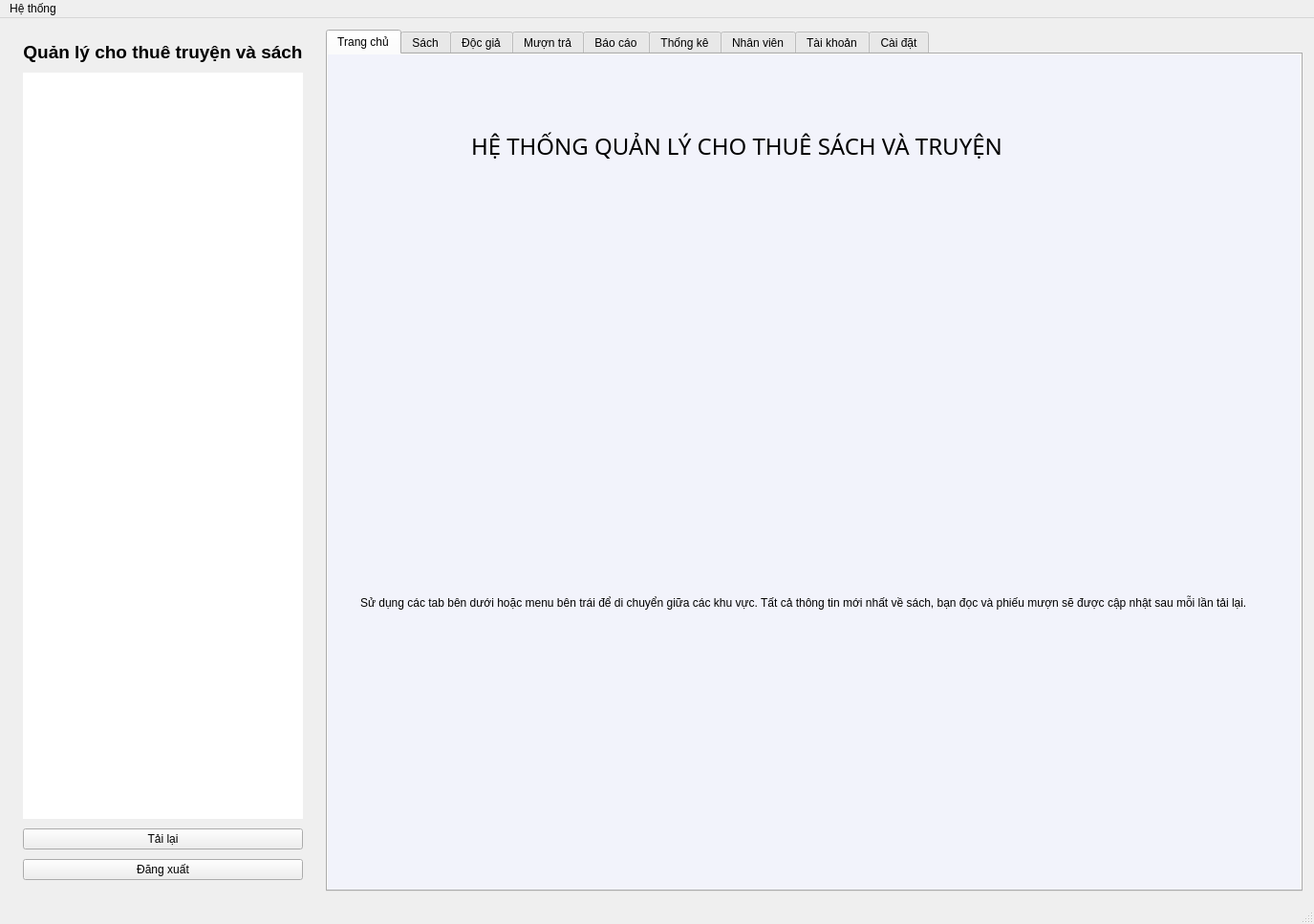
<?xml version="1.0" encoding="UTF-8"?>
<ui version="4.0">
 <class>MainWindow</class>
 <widget class="QMainWindow" name="MainWindow">
  <property name="geometry">
   <rect>
    <x>0</x>
    <y>0</y>
    <width>1375</width>
    <height>967</height>
   </rect>
  </property>
  <property name="minimumSize">
   <size>
    <width>800</width>
    <height>600</height>
   </size>
  </property>
  <property name="windowTitle">
   <string>HỆ THỐNG CHO THUÊ TRUYỆN VÀ SÁCH PBL2</string>
  </property>
  <widget class="QWidget" name="centralwidget">
   <layout class="QHBoxLayout" name="centralLayout">
    <property name="spacing">
     <number>12</number>
    </property>
    <property name="leftMargin">
     <number>12</number>
    </property>
    <property name="topMargin">
     <number>12</number>
    </property>
    <property name="rightMargin">
     <number>12</number>
    </property>
    <property name="bottomMargin">
     <number>12</number>
    </property>
    <item>
     <widget class="QFrame" name="navigationPanel">
      <property name="sizePolicy">
       <sizepolicy hsizetype="Fixed" vsizetype="Expanding">
        <horstretch>0</horstretch>
        <verstretch>0</verstretch>
       </sizepolicy>
      </property>
      <property name="frameShape">
       <enum>QFrame::Shape::NoFrame</enum>
      </property>
      <property name="frameShadow">
       <enum>QFrame::Shadow::Plain</enum>
      </property>
      <layout class="QVBoxLayout" name="navigationLayout">
       <property name="spacing">
        <number>10</number>
       </property>
       <property name="leftMargin">
        <number>12</number>
       </property>
       <property name="topMargin">
        <number>12</number>
       </property>
       <property name="rightMargin">
        <number>12</number>
       </property>
       <property name="bottomMargin">
        <number>12</number>
       </property>
       <item>
        <widget class="QLabel" name="navigationTitle">
         <property name="font">
          <font>
           <pointsize>14</pointsize>
           <bold>true</bold>
          </font>
         </property>
         <property name="text">
          <string>Quản lý cho thuê truyện và sách</string>
         </property>
         <property name="alignment">
          <set>Qt::AlignmentFlag::AlignCenter</set>
         </property>
        </widget>
       </item>
       <item>
        <widget class="QListWidget" name="navigationList">
         <property name="sizePolicy">
          <sizepolicy hsizetype="Preferred" vsizetype="Expanding">
           <horstretch>0</horstretch>
           <verstretch>0</verstretch>
          </sizepolicy>
         </property>
         <property name="minimumSize">
          <size>
           <width>240</width>
           <height>0</height>
          </size>
         </property>
         <property name="maximumSize">
          <size>
           <width>400</width>
           <height>16777215</height>
          </size>
         </property>
         <property name="frameShape">
          <enum>QFrame::Shape::NoFrame</enum>
         </property>
         <property name="frameShadow">
          <enum>QFrame::Shadow::Plain</enum>
         </property>
         <property name="lineWidth">
          <number>0</number>
         </property>
         <property name="verticalScrollBarPolicy">
          <enum>Qt::ScrollBarPolicy::ScrollBarAlwaysOff</enum>
         </property>
         <property name="horizontalScrollBarPolicy">
          <enum>Qt::ScrollBarPolicy::ScrollBarAlwaysOff</enum>
         </property>
         <property name="selectionMode">
          <enum>QAbstractItemView::SelectionMode::SingleSelection</enum>
         </property>
         <property name="selectionBehavior">
          <enum>QAbstractItemView::SelectionBehavior::SelectRows</enum>
         </property>
         <property name="iconSize">
          <size>
           <width>28</width>
           <height>28</height>
          </size>
         </property>
         <property name="textElideMode">
          <enum>Qt::TextElideMode::ElideNone</enum>
         </property>
         <property name="verticalScrollMode">
          <enum>QAbstractItemView::ScrollMode::ScrollPerPixel</enum>
         </property>
         <property name="horizontalScrollMode">
          <enum>QAbstractItemView::ScrollMode::ScrollPerPixel</enum>
         </property>
         <property name="movement">
          <enum>QListView::Movement::Static</enum>
         </property>
         <property name="flow">
          <enum>QListView::Flow::TopToBottom</enum>
         </property>
         <property name="isWrapping" stdset="0">
          <bool>false</bool>
         </property>
         <property name="resizeMode">
          <enum>QListView::ResizeMode::Adjust</enum>
         </property>
         <property name="layoutMode">
          <enum>QListView::LayoutMode::Batched</enum>
         </property>
         <property name="spacing">
          <number>8</number>
         </property>
         <property name="batchSize">
          <number>1000</number>
         </property>
         <property name="wordWrap">
          <bool>true</bool>
         </property>
         <property name="itemAlignment">
          <set>Qt::AlignmentFlag::AlignVCenter</set>
         </property>
        </widget>
       </item>
       <item>
        <widget class="QPushButton" name="refreshButton">
         <property name="sizePolicy">
          <sizepolicy hsizetype="Expanding" vsizetype="Fixed">
           <horstretch>0</horstretch>
           <verstretch>0</verstretch>
          </sizepolicy>
         </property>
         <property name="text">
          <string>Tải lại</string>
         </property>
        </widget>
       </item>
       <item>
        <widget class="QPushButton" name="logoutButton">
         <property name="sizePolicy">
          <sizepolicy hsizetype="Expanding" vsizetype="Fixed">
           <horstretch>0</horstretch>
           <verstretch>0</verstretch>
          </sizepolicy>
         </property>
         <property name="text">
          <string>Đăng xuất</string>
         </property>
        </widget>
       </item>
      </layout>
     </widget>
    </item>
    <item>
     <widget class="QTabWidget" name="tabs">
      <property name="currentIndex">
       <number>0</number>
      </property>
      <widget class="QWidget" name="homeTab">
       <property name="styleSheet">
        <string notr="true">QWidget#homeTab {
    background-color: #090e18ff;
    border-image: url(:/icons/logobook.png) 0 0 0 0 stretch stretch;
    background-image: url(:/icons/logobook.png);
    background-repeat: no-repeat;
    background-position: center;
}</string>
       </property>
       <attribute name="title">
        <string>Trang chủ</string>
       </attribute>
       <widget class="QLabel" name="homeTitleLabel">
        <property name="geometry">
         <rect>
          <x>150</x>
          <y>30</y>
          <width>571</width>
          <height>131</height>
         </rect>
        </property>
        <property name="font">
         <font>
          <family>Academy Engraved LET</family>
          <pointsize>18</pointsize>
          <bold>false</bold>
         </font>
        </property>
        <property name="text">
         <string>HỆ THỐNG QUẢN LÝ CHO THUÊ SÁCH VÀ TRUYỆN</string>
        </property>
       </widget>
       <widget class="QLabel" name="homeHintLabel">
        <property name="geometry">
         <rect>
          <x>34</x>
          <y>483</y>
          <width>931</width>
          <height>181</height>
         </rect>
        </property>
        <property name="text">
         <string>Sử dụng các tab bên dưới hoặc menu bên trái để di chuyển giữa các khu vực. Tất cả thông tin mới nhất về sách, bạn đọc và phiếu mượn sẽ được cập nhật sau mỗi lần tải lại.</string>
        </property>
        <property name="wordWrap">
         <bool>true</bool>
        </property>
       </widget>
      </widget>
      <widget class="QWidget" name="booksTab">
       <property name="styleSheet">
        <string notr="true">QWidget#booksTab {
    background-color: #090e18ff;
    border-image: url(:/icons/logobook.png) 0 0 0 0 stretch stretch;
    background-image: url(:/icons/logobook.png);
    background-repeat: no-repeat;
    background-position: center;
}</string>
       </property>
       <attribute name="title">
        <string>Sách</string>
       </attribute>
       <layout class="QVBoxLayout" name="booksTabLayout">
        <property name="spacing">
         <number>12</number>
        </property>
        <property name="leftMargin">
         <number>18</number>
        </property>
        <property name="topMargin">
         <number>18</number>
        </property>
        <property name="rightMargin">
         <number>18</number>
        </property>
        <property name="bottomMargin">
         <number>18</number>
        </property>
        <item>
         <widget class="QGroupBox" name="booksFilterGroup">
          <property name="title">
           <string>Bộ lọc</string>
          </property>
          <layout class="QVBoxLayout" name="booksFilterLayout">
           <property name="spacing">
            <number>10</number>
           </property>
           <property name="leftMargin">
            <number>18</number>
           </property>
           <property name="topMargin">
            <number>18</number>
           </property>
           <property name="rightMargin">
            <number>18</number>
           </property>
           <property name="bottomMargin">
            <number>18</number>
           </property>
           <item>
            <layout class="QHBoxLayout" name="booksFilterRow">
             <property name="spacing">
              <number>10</number>
             </property>
             <item>
              <widget class="QLineEdit" name="bookSearchEdit">
               <property name="placeholderText">
                <string>Tìm theo tiêu đề, tác giả, thể loại hoặc nhà xuất bản</string>
               </property>
              </widget>
             </item>
             <item>
              <widget class="QComboBox" name="bookStatusFilter"/>
             </item>
             <item>
             <widget class="QPushButton" name="bookFilterButton">
              <property name="text">
               <string>Lọc</string>
              </property>
             </widget>
            </item>
            <item>
             <widget class="QPushButton" name="bookClearButton">
              <property name="text">
               <string>Xóa lọc</string>
              </property>
             </widget>
            </item>
           </layout>
          </item>
         </layout>
        </widget>
        </item>
        <item>
         <widget class="QListWidget" name="booksList"/>
        </item>
        <item>
         <widget class="QGroupBox" name="booksActionsGroup">
          <property name="title">
           <string>Tác vụ</string>
          </property>
          <layout class="QHBoxLayout" name="booksActionsLayout">
           <property name="spacing">
            <number>12</number>
           </property>
           <property name="leftMargin">
            <number>18</number>
           </property>
           <property name="topMargin">
            <number>18</number>
           </property>
           <property name="rightMargin">
            <number>18</number>
           </property>
           <property name="bottomMargin">
            <number>18</number>
           </property>
           <item>
            <widget class="QPushButton" name="addBookButton">
             <property name="text">
              <string>Thêm sách</string>
             </property>
            </widget>
           </item>
           <item>
            <widget class="QPushButton" name="editBookButton">
             <property name="text">
              <string>Cập nhật</string>
             </property>
            </widget>
           </item>
           <item>
            <widget class="QPushButton" name="deleteBookButton">
             <property name="text">
              <string>Xóa sách</string>
             </property>
            </widget>
           </item>
           <item>
            <widget class="QPushButton" name="restockBookButton">
             <property name="text">
              <string>Nhập hàng</string>
             </property>
            </widget>
           </item>
           <item>
            <spacer name="booksActionsSpacer">
             <property name="orientation">
              <enum>Qt::Orientation::Horizontal</enum>
             </property>
             <property name="sizeHint" stdset="0">
              <size>
               <width>40</width>
               <height>20</height>
              </size>
             </property>
            </spacer>
           </item>
          </layout>
         </widget>
        </item>
       </layout>
      </widget>
      <widget class="QWidget" name="readersTab">
       <property name="styleSheet">
        <string notr="true">QWidget#readersTab {
    background-color: #090e18ff;
    border-image: url(:/icons/logobook.png) 0 0 0 0 stretch stretch;
    background-image: url(:/icons/logobook.png);
    background-repeat: no-repeat;
    background-position: center;
}</string>
       </property>
       <attribute name="title">
        <string>Độc giả</string>
       </attribute>
       <layout class="QVBoxLayout" name="readersTabLayout">
        <property name="spacing">
         <number>12</number>
        </property>
        <property name="leftMargin">
         <number>18</number>
        </property>
        <property name="topMargin">
         <number>18</number>
        </property>
        <property name="rightMargin">
         <number>18</number>
        </property>
        <property name="bottomMargin">
         <number>18</number>
        </property>
        <item>
         <widget class="QGroupBox" name="readersFilterGroup">
          <property name="title">
           <string>Bộ lọc</string>
          </property>
          <layout class="QHBoxLayout" name="readersFilterLayout">
           <property name="spacing">
            <number>10</number>
           </property>
           <property name="leftMargin">
            <number>18</number>
           </property>
           <property name="topMargin">
            <number>18</number>
           </property>
           <property name="rightMargin">
            <number>18</number>
           </property>
           <property name="bottomMargin">
            <number>18</number>
           </property>
           <item>
            <widget class="QLineEdit" name="readerSearchEdit">
             <property name="placeholderText">
              <string>Tìm độc giả theo tên, mã độc giả, email hoặc số điện thoại</string>
             </property>
            </widget>
           </item>
           <item>
            <widget class="QComboBox" name="readerStatusFilter"/>
           </item>
           <item>
            <widget class="QPushButton" name="readerFilterButton">
             <property name="text">
              <string>Lọc</string>
             </property>
            </widget>
           </item>
           <item>
            <widget class="QPushButton" name="readerClearButton">
             <property name="text">
              <string>Xóa lọc</string>
             </property>
            </widget>
           </item>
          </layout>
         </widget>
        </item>
        <item>
         <widget class="QListWidget" name="readersList"/>
        </item>
        <item>
         <widget class="QGroupBox" name="readersActionsGroup">
          <property name="title">
           <string>Tác vụ</string>
          </property>
          <layout class="QHBoxLayout" name="readersActionsLayout">
           <property name="spacing">
            <number>12</number>
           </property>
           <property name="leftMargin">
            <number>18</number>
           </property>
           <property name="topMargin">
            <number>18</number>
           </property>
           <property name="rightMargin">
            <number>18</number>
           </property>
           <property name="bottomMargin">
            <number>18</number>
           </property>
           <item>
            <widget class="QPushButton" name="addReaderButton">
             <property name="text">
              <string>Thêm độc giả</string>
             </property>
            </widget>
           </item>
           <item>
            <widget class="QPushButton" name="editReaderButton">
             <property name="text">
              <string>Cập nhật</string>
             </property>
            </widget>
           </item>
           <item>
            <widget class="QPushButton" name="toggleReaderStatusButton">
             <property name="text">
              <string>Tạm khóa / Mở khóa</string>
             </property>
            </widget>
           </item>
           <item>
            <widget class="QPushButton" name="deleteReaderButton">
             <property name="text">
              <string>Xóa</string>
             </property>
            </widget>
           </item>
           <item>
            <spacer name="readersActionsSpacer">
             <property name="orientation">
              <enum>Qt::Orientation::Horizontal</enum>
             </property>
             <property name="sizeHint" stdset="0">
              <size>
               <width>40</width>
               <height>20</height>
              </size>
             </property>
            </spacer>
           </item>
          </layout>
         </widget>
        </item>
       </layout>
      </widget>
      <widget class="QWidget" name="loansTab">
       <property name="styleSheet">
        <string notr="true">QWidget#loansTab {
    background-color: #090e18ff;
    border-image: url(:/icons/logobook.png) 0 0 0 0 stretch stretch;
    background-image: url(:/icons/logobook.png);
    background-repeat: no-repeat;
    background-position: center;
}</string>
       </property>
       <attribute name="title">
        <string>Mượn trả</string>
       </attribute>
       <layout class="QVBoxLayout" name="loansTabLayout">
        <property name="spacing">
         <number>12</number>
        </property>
        <property name="leftMargin">
         <number>18</number>
        </property>
        <property name="topMargin">
         <number>18</number>
        </property>
        <property name="rightMargin">
         <number>18</number>
        </property>
        <property name="bottomMargin">
         <number>18</number>
        </property>
        <item>
         <widget class="QGroupBox" name="loansFilterGroup">
          <property name="title">
           <string>Bộ lọc</string>
          </property>
          <layout class="QGridLayout" name="loansFilterLayout">
           <property name="leftMargin">
            <number>18</number>
           </property>
           <property name="topMargin">
            <number>18</number>
           </property>
           <property name="rightMargin">
            <number>18</number>
           </property>
           <property name="bottomMargin">
            <number>18</number>
           </property>
           <property name="spacing">
            <number>10</number>
           </property>
           <item row="0" column="0">
            <widget class="QLineEdit" name="loanSearchEdit">
             <property name="placeholderText">
              <string>Tìm theo mã mượn, mã độc giả hoặc mã sách</string>
             </property>
            </widget>
           </item>
           <item row="0" column="1">
            <widget class="QComboBox" name="loanStatusFilter"/>
           </item>
           <item row="0" column="2">
            <widget class="QPushButton" name="loanFilterButton">
             <property name="text">
              <string>Lọc</string>
             </property>
            </widget>
           </item>
           <item row="0" column="3">
            <widget class="QPushButton" name="loanClearButton">
             <property name="text">
              <string>Xóa lọc</string>
             </property>
            </widget>
           </item>
          </layout>
         </widget>
        </item>
        <item>
         <widget class="QListWidget" name="loansList"/>
        </item>
        <item>
         <widget class="QGroupBox" name="loansActionsGroup">
          <property name="title">
           <string>Tác vụ</string>
          </property>
          <layout class="QHBoxLayout" name="loansActionsLayout">
           <property name="spacing">
            <number>12</number>
           </property>
           <property name="leftMargin">
            <number>18</number>
           </property>
           <property name="topMargin">
            <number>18</number>
           </property>
           <property name="rightMargin">
            <number>18</number>
           </property>
           <property name="bottomMargin">
            <number>18</number>
           </property>
           <item>
            <widget class="QPushButton" name="newLoanButton">
             <property name="text">
              <string>Lập phiếu mượn</string>
             </property>
            </widget>
           </item>
           <item>
            <widget class="QPushButton" name="returnLoanButton">
             <property name="text">
              <string>Đánh dấu đã trả</string>
             </property>
            </widget>
           </item>
           <item>
            <widget class="QPushButton" name="extendLoanButton">
             <property name="text">
              <string>Gia hạn</string>
             </property>
            </widget>
           </item>
           <item>
            <widget class="QPushButton" name="lostLoanButton">
             <property name="text">
              <string>Mất sách</string>
             </property>
            </widget>
           </item>
           <item>
            <widget class="QPushButton" name="damageLoanButton">
             <property name="text">
              <string>Hư hỏng</string>
             </property>
            </widget>
           </item>
           <item>
            <widget class="QPushButton" name="deleteLoanButton">
             <property name="text">
              <string>Hủy phiếu</string>
             </property>
            </widget>
           </item>
           <item>
            <spacer name="loansActionsSpacer">
             <property name="orientation">
              <enum>Qt::Orientation::Horizontal</enum>
             </property>
             <property name="sizeHint" stdset="0">
              <size>
               <width>40</width>
               <height>20</height>
              </size>
             </property>
            </spacer>
           </item>
          </layout>
         </widget>
        </item>
       </layout>
      </widget>
      <widget class="QWidget" name="reportsTab">
       <property name="styleSheet">
        <string notr="true">QWidget#reportsTab {
    background-color: #090e18ff;
    border-image: url(:/icons/logobook.png) 0 0 0 0 stretch stretch;
    background-image: url(:/icons/logobook.png);
    background-repeat: no-repeat;
    background-position: center;
}</string>
       </property>
       <attribute name="title">
        <string>Báo cáo</string>
       </attribute>
       <layout class="QVBoxLayout" name="reportsTabLayout">
        <property name="spacing">
         <number>12</number>
        </property>
        <property name="leftMargin">
         <number>18</number>
        </property>
        <property name="topMargin">
         <number>18</number>
        </property>
        <property name="rightMargin">
         <number>18</number>
        </property>
        <property name="bottomMargin">
         <number>18</number>
        </property>
        <item>
         <widget class="QGroupBox" name="reportsFilterGroup">
          <property name="title">
           <string>Bộ lọc</string>
          </property>
          <layout class="QGridLayout" name="reportsFilterLayout">
           <property name="leftMargin">
            <number>18</number>
           </property>
           <property name="topMargin">
            <number>18</number>
           </property>
           <property name="rightMargin">
            <number>18</number>
           </property>
           <property name="bottomMargin">
            <number>18</number>
           </property>
           <property name="spacing">
            <number>12</number>
           </property>
           <item row="0" column="0">
            <widget class="QLineEdit" name="reportStaffFilter">
             <property name="placeholderText">
              <string>Tìm theo nhân viên xử lý</string>
             </property>
            </widget>
           </item>
           <item row="0" column="1">
            <widget class="QDateEdit" name="reportFromFilter">
             <property name="calendarPopup">
              <bool>true</bool>
             </property>
            </widget>
           </item>
           <item row="0" column="2">
            <widget class="QDateEdit" name="reportToFilter">
             <property name="calendarPopup">
              <bool>true</bool>
             </property>
            </widget>
           </item>
           <item row="0" column="3">
            <widget class="QPushButton" name="reportApplyButton">
             <property name="text">
              <string>Áp dụng</string>
             </property>
            </widget>
           </item>
           <item row="0" column="4">
            <widget class="QPushButton" name="reportClearButton">
             <property name="text">
              <string>Xóa loc</string>
             </property>
            </widget>
           </item>
          </layout>
         </widget>
        </item>
        <item>
         <widget class="QListWidget" name="reportsList"/>
        </item>
        <item>
         <widget class="QGroupBox" name="reportsActionsGroup">
          <property name="title">
           <string>Tác vụ</string>
          </property>
          <layout class="QHBoxLayout" name="reportsActionsLayout">
           <property name="spacing">
            <number>12</number>
           </property>
           <property name="leftMargin">
            <number>18</number>
           </property>
           <property name="topMargin">
            <number>18</number>
           </property>
           <property name="rightMargin">
            <number>18</number>
           </property>
           <property name="bottomMargin">
            <number>18</number>
           </property>
           <item>
            <widget class="QPushButton" name="submitReportButton">
             <property name="text">
              <string>Lập yêu cầu</string>
             </property>
            </widget>
           </item>
           <item>
            <widget class="QPushButton" name="approveReportButton">
             <property name="text">
              <string>Duyệt</string>
             </property>
            </widget>
           </item>
           <item>
            <widget class="QPushButton" name="rejectReportButton">
             <property name="text">
              <string>Từ chối</string>
             </property>
            </widget>
           </item>
           <item>
            <widget class="QPushButton" name="deleteReportButton">
             <property name="text">
              <string>Xóa báo cáo</string>
             </property>
            </widget>
           </item>
           <item>
            <spacer name="reportsActionsSpacer">
             <property name="orientation">
              <enum>Qt::Orientation::Horizontal</enum>
             </property>
             <property name="sizeHint" stdset="0">
              <size>
               <width>40</width>
               <height>20</height>
              </size>
             </property>
            </spacer>
           </item>
          </layout>
         </widget>
        </item>
       </layout>
      </widget>
      <widget class="QWidget" name="statsTab">
       <property name="styleSheet">
        <string notr="true">QWidget#statsTab {
    background: qlineargradient(x1:0, y1:0, x2:1, y2:1, stop:0 #56b6fa, stop:1 #3f9fe8);
}
QGroupBox#statsFilterGroup {
    color: #e5f1ff;
    border: 1px solid rgba(255,255,255,0.32);
    border-radius: 12px;
    background: rgba(255,255,255,0.12);
    margin-top: 8px;
    font-weight: 700;
}
QGroupBox#statsFilterGroup::title {
    subcontrol-origin: margin;
    left: 12px;
    padding: 4px 6px;
}
#statsFilterGroup QLabel {
    color: #e5f1ff;
}
#statsFilterGroup QComboBox,
#statsFilterGroup QDateEdit,
#statsFilterGroup QPushButton {
    background: #ffffff;
    border: none;
    border-radius: 8px;
    padding: 6px 10px;
    color: #0f172a;
}
#statsFilterGroup QPushButton:hover { background: #e5f1ff; }</string>
       </property>
       <attribute name="title">
        <string>Thống kê</string>
       </attribute>
       <layout class="QVBoxLayout" name="statsTabOuterLayout">
        <property name="spacing">
         <number>0</number>
        </property>
        <property name="leftMargin">
         <number>0</number>
        </property>
        <property name="topMargin">
         <number>0</number>
        </property>
        <property name="rightMargin">
         <number>0</number>
        </property>
        <property name="bottomMargin">
         <number>0</number>
        </property>
        <item>
         <layout class="QVBoxLayout" name="statsTabLayout">
          <property name="spacing">
           <number>10</number>
          </property>
          <property name="leftMargin">
           <number>12</number>
          </property>
          <property name="topMargin">
           <number>12</number>
          </property>
          <property name="rightMargin">
           <number>12</number>
          </property>
          <property name="bottomMargin">
           <number>12</number>
          </property>
          <item>
           <widget class="QGroupBox" name="statsFilterGroup">
            <property name="sizePolicy">
             <sizepolicy hsizetype="Expanding" vsizetype="Maximum">
              <horstretch>0</horstretch>
              <verstretch>0</verstretch>
             </sizepolicy>
            </property>
            <property name="title">
             <string>Bộ lọc</string>
            </property>
            <layout class="QHBoxLayout" name="statsFilterLayout">
             <property name="spacing">
              <number>12</number>
             </property>
             <item>
              <widget class="QLabel" name="timePeriodLabel">
               <property name="font">
                <font>
                 <pointsize>11</pointsize>
                 <bold>true</bold>
                </font>
               </property>
               <property name="text">
                <string>Thời gian:</string>
               </property>
              </widget>
             </item>
             <item>
              <widget class="QComboBox" name="timePeriodCombo">
               <property name="minimumSize">
                <size>
                 <width>150</width>
                 <height>0</height>
                </size>
               </property>
              </widget>
             </item>
             <item>
              <widget class="QDateEdit" name="customStartDateEdit">
               <property name="minimumSize">
                <size>
                 <width>130</width>
                 <height>0</height>
                </size>
               </property>
               <property name="calendarPopup">
                <bool>true</bool>
               </property>
               <property name="displayFormat">
                <string>yyyy-MM-dd</string>
               </property>
              </widget>
             </item>
             <item>
              <widget class="QDateEdit" name="customEndDateEdit">
               <property name="minimumSize">
                <size>
                 <width>130</width>
                 <height>0</height>
                </size>
               </property>
               <property name="calendarPopup">
                <bool>true</bool>
               </property>
               <property name="displayFormat">
                <string>yyyy-MM-dd</string>
               </property>
              </widget>
             </item>
             <item>
              <widget class="QPushButton" name="applyFilterButton">
               <property name="text">
                <string>Áp dụng</string>
               </property>
              </widget>
             </item>
             <item>
              <spacer>
               <property name="orientation">
                <enum>Qt::Orientation::Horizontal</enum>
               </property>
               <property name="sizeHint" stdset="0">
                <size>
                 <width>40</width>
                 <height>20</height>
                </size>
               </property>
              </spacer>
             </item>
            </layout>
           </widget>
          </item>
         </layout>
        </item>
       </layout>
      </widget>
      <widget class="QWidget" name="staffsTab">
       <property name="styleSheet">
        <string notr="true">QWidget#staffsTab {
    background-color: #090e18ff;
    border-image: url(:/icons/logobook.png) 0 0 0 0 stretch stretch;
    background-image: url(:/icons/logobook.png);
    background-repeat: no-repeat;
    background-position: center;
}</string>
       </property>
       <attribute name="title">
        <string>Nhân viên</string>
       </attribute>
       <layout class="QVBoxLayout" name="staffsTabLayout">
        <property name="spacing">
         <number>12</number>
        </property>
        <property name="leftMargin">
         <number>18</number>
        </property>
        <property name="topMargin">
         <number>18</number>
        </property>
        <property name="rightMargin">
         <number>18</number>
        </property>
        <property name="bottomMargin">
         <number>18</number>
        </property>
        <item>
         <widget class="QGroupBox" name="staffsFilterGroup">
          <property name="title">
           <string>Bộ lọc</string>
          </property>
          <layout class="QHBoxLayout" name="staffsFilterLayout">
           <property name="spacing">
            <number>10</number>
           </property>
           <property name="leftMargin">
            <number>18</number>
           </property>
           <property name="topMargin">
            <number>18</number>
           </property>
           <property name="rightMargin">
            <number>18</number>
           </property>
           <property name="bottomMargin">
            <number>18</number>
           </property>
           <item>
            <widget class="QLineEdit" name="staffSearchEdit">
             <property name="placeholderText">
              <string>Tìm nhân viên theo tên, mã nhân viên hoặc chức vụ</string>
             </property>
            </widget>
           </item>
           <item>
            <widget class="QComboBox" name="staffStatusFilter"/>
           </item>
           <item>
            <widget class="QPushButton" name="staffFilterButton">
             <property name="text">
              <string>Lọc</string>
             </property>
            </widget>
           </item>
           <item>
            <widget class="QPushButton" name="staffClearButton">
             <property name="text">
              <string>Xóa lọc</string>
             </property>
            </widget>
           </item>
          </layout>
         </widget>
        </item>
        <item>
         <widget class="QListWidget" name="staffsList"/>
        </item>
        <item>
         <widget class="QGroupBox" name="staffsActionsGroup">
          <property name="title">
           <string>Tác vụ</string>
          </property>
          <layout class="QHBoxLayout" name="staffsActionsLayout">
           <property name="spacing">
            <number>12</number>
           </property>
           <property name="leftMargin">
            <number>18</number>
           </property>
           <property name="topMargin">
            <number>18</number>
           </property>
           <property name="rightMargin">
            <number>18</number>
           </property>
           <property name="bottomMargin">
            <number>18</number>
           </property>
           <item>
            <widget class="QPushButton" name="addStaffButton">
             <property name="text">
              <string>Thêm nhân viên</string>
             </property>
            </widget>
           </item>
           <item>
            <widget class="QPushButton" name="editStaffButton">
             <property name="text">
              <string>Cập nhật</string>
             </property>
            </widget>
           </item>
           <item>
            <widget class="QPushButton" name="deleteStaffButton">
             <property name="text">
              <string>Xóa</string>
             </property>
            </widget>
           </item>
           <item>
            <widget class="QPushButton" name="toggleStaffStatusButton">
             <property name="text">
              <string>Chuyển trạng thái</string>
             </property>
            </widget>
           </item>
           <item>
            <spacer name="staffsActionsSpacer">
             <property name="orientation">
              <enum>Qt::Orientation::Horizontal</enum>
             </property>
             <property name="sizeHint" stdset="0">
              <size>
               <width>40</width>
               <height>20</height>
              </size>
             </property>
            </spacer>
           </item>
          </layout>
         </widget>
        </item>
       </layout>
      </widget>
      <widget class="QWidget" name="accountsTab">
       <property name="styleSheet">
        <string notr="true">QWidget#accountsTab {
    background-color: #090e18ff;
    border-image: url(:/icons/logobook.png) 0 0 0 0 stretch stretch;
    background-image: url(:/icons/logobook.png);
    background-repeat: no-repeat;
    background-position: center;
}</string>
       </property>
       <attribute name="title">
        <string>Tài khoản</string>
       </attribute>
       <layout class="QVBoxLayout" name="accountsTabLayout">
        <property name="spacing">
         <number>12</number>
        </property>
        <property name="leftMargin">
         <number>18</number>
        </property>
        <property name="topMargin">
         <number>18</number>
        </property>
        <property name="rightMargin">
         <number>18</number>
        </property>
        <property name="bottomMargin">
         <number>18</number>
        </property>
        <item>
         <widget class="QListWidget" name="accountsList"/>
        </item>
        <item>
         <widget class="QGroupBox" name="accountsActionsGroup">
          <property name="title">
           <string>Tác vụ</string>
          </property>
          <layout class="QHBoxLayout" name="accountsActionsLayout">
           <property name="spacing">
            <number>12</number>
           </property>
           <property name="leftMargin">
            <number>18</number>
           </property>
           <property name="topMargin">
            <number>18</number>
           </property>
           <property name="rightMargin">
            <number>18</number>
           </property>
           <property name="bottomMargin">
            <number>18</number>
           </property>
           <item>
            <widget class="QPushButton" name="addAccountButton">
             <property name="text">
              <string>Thêm tài khoản</string>
             </property>
            </widget>
           </item>
           <item>
            <widget class="QPushButton" name="resetPasswordButton">
             <property name="text">
              <string>Đặt lại mật khẩu</string>
             </property>
            </widget>
           </item>
           <item>
            <widget class="QPushButton" name="toggleAccountButton">
             <property name="text">
              <string>Kích hoạt / Vô hiệu</string>
             </property>
            </widget>
           </item>
           <item>
            <widget class="QPushButton" name="deleteAccountButton">
             <property name="text">
              <string>Xóa tai khoan</string>
             </property>
            </widget>
           </item>
           <item>
            <spacer name="accountsActionsSpacer">
             <property name="orientation">
              <enum>Qt::Orientation::Horizontal</enum>
             </property>
             <property name="sizeHint" stdset="0">
              <size>
               <width>40</width>
               <height>20</height>
              </size>
             </property>
            </spacer>
           </item>
          </layout>
         </widget>
        </item>
       </layout>
      </widget>
      <widget class="QWidget" name="settingsTab">
       <property name="styleSheet">
        <string notr="true">QWidget#settingsTab {
    background-color: #090e18ff;
    border-image: url(:/icons/logobook.png) 0 0 0 0 stretch stretch;
    background-image: url(:/icons/logobook.png);
    background-repeat: no-repeat;
    background-position: center;
}</string>
       </property>
       <attribute name="title">
        <string>Cài đặt</string>
       </attribute>
       <layout class="QVBoxLayout" name="settingsTabLayout">
        <property name="spacing">
         <number>12</number>
        </property>
        <property name="leftMargin">
         <number>18</number>
        </property>
        <property name="topMargin">
         <number>18</number>
        </property>
        <property name="rightMargin">
         <number>18</number>
        </property>
        <property name="bottomMargin">
         <number>18</number>
        </property>
        <item>
         <widget class="QGroupBox" name="settingsGroup">
          <property name="title">
           <string>Thiết lập hệ thống</string>
          </property>
          <layout class="QGridLayout" name="settingsLayout">
           <property name="leftMargin">
            <number>24</number>
           </property>
           <property name="topMargin">
            <number>24</number>
           </property>
           <property name="rightMargin">
            <number>24</number>
           </property>
           <property name="bottomMargin">
            <number>24</number>
           </property>
           <property name="spacing">
            <number>16</number>
           </property>
           <item row="0" column="0">
            <widget class="QLabel" name="maxBorrowDaysLabel">
             <property name="text">
              <string>Số ngày mượn tối đa</string>
             </property>
            </widget>
           </item>
           <item row="0" column="1">
            <widget class="QSpinBox" name="maxBorrowDaysSpin"/>
           </item>
           <item row="1" column="0">
            <widget class="QLabel" name="finePerDayLabel">
             <property name="text">
              <string>Tiền phạt mỗi ngày</string>
             </property>
            </widget>
           </item>
           <item row="1" column="1">
            <widget class="QSpinBox" name="finePerDaySpin"/>
           </item>
           <item row="2" column="0">
            <widget class="QLabel" name="maxBooksPerReaderLabel">
             <property name="text">
              <string>Số sách tối đa mỗi độc giả</string>
             </property>
            </widget>
           </item>
           <item row="2" column="1">
            <widget class="QSpinBox" name="maxBooksPerReaderSpin"/>
           </item>
           <item row="3" column="0" colspan="2">
            <widget class="QPushButton" name="saveConfigButton">
             <property name="text">
              <string>Lưu cấu hình</string>
             </property>
            </widget>
           </item>
          </layout>
         </widget>
        </item>
       </layout>
      </widget>
     </widget>
    </item>
   </layout>
  </widget>
  <widget class="QMenuBar" name="menubar">
   <property name="geometry">
    <rect>
     <x>0</x>
     <y>0</y>
     <width>1333</width>
     <height>37</height>
    </rect>
   </property>
   <widget class="QMenu" name="menuSystem">
    <property name="title">
     <string>Hệ thống</string>
    </property>
    <addaction name="refreshAction"/>
    <addaction name="logoutAction"/>
   </widget>
   <addaction name="menuSystem"/>
  </widget>
  <widget class="QStatusBar" name="statusbar"/>
  <action name="refreshAction">
   <property name="text">
    <string>Reset</string>
   </property>
  </action>
  <action name="logoutAction">
   <property name="text">
    <string>Logout</string>
   </property>
  </action>
 </widget>
 <resources/>
 <connections/>
</ui>
